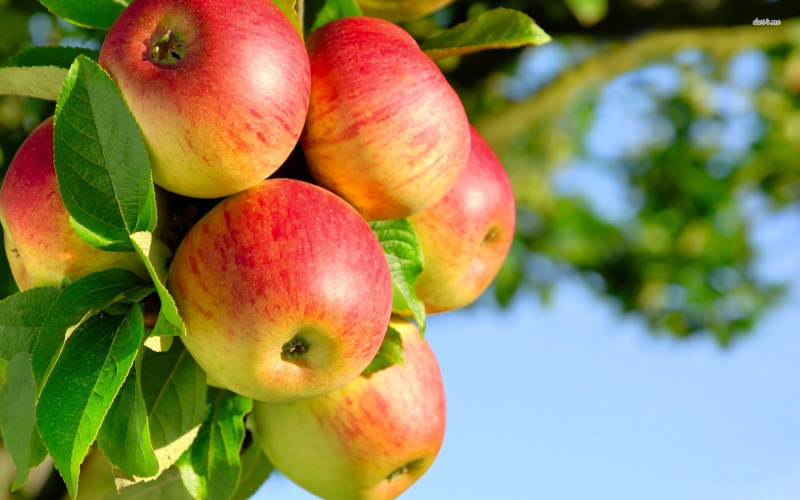
#> input picture Prak4/apple.jpg, 1600 x 1000 px (shown at 1/2 size)
$ python percobaan1.py
#> lines starting #> are read from the running program, lines starting #| are printed output that depends on the picture
# KUANTISASI CITRA
import cv2
import numpy as np

# membaca gambar
img = cv2.imread('apple.jpg')
#> img is the input picture: shape (1000, 1600, 3); mean B, G, R 88.8, 134.8, 144.3
# resize
img = cv2.resize(img, (600, 500))
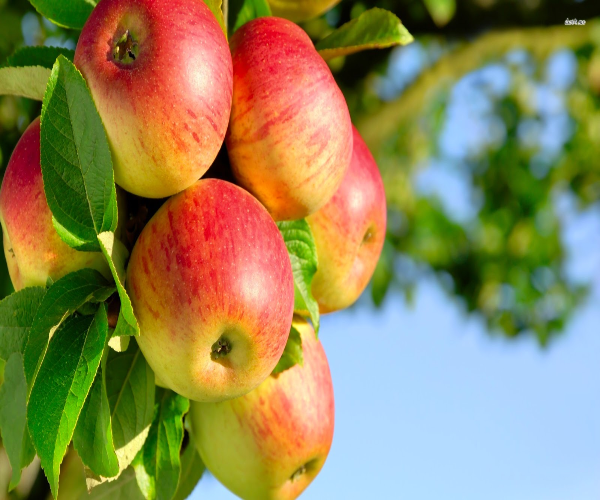
#> img: shape (500, 600, 3); mean B, G, R 88.8, 134.8, 144.3
height, width = img.shape[0], img.shape[1]
#> height = 500; width = 600

new_img = np.zeros((height, width, 3), np.uint8)

# the quantification level is 2
for i in range(height):
    for j in range(width):
        for k in range(3):
            if img[i, j][k] < 128:
                gray = 0
            else:
                gray = 128
            new_img[i, j][k] = np.uint8(gray)
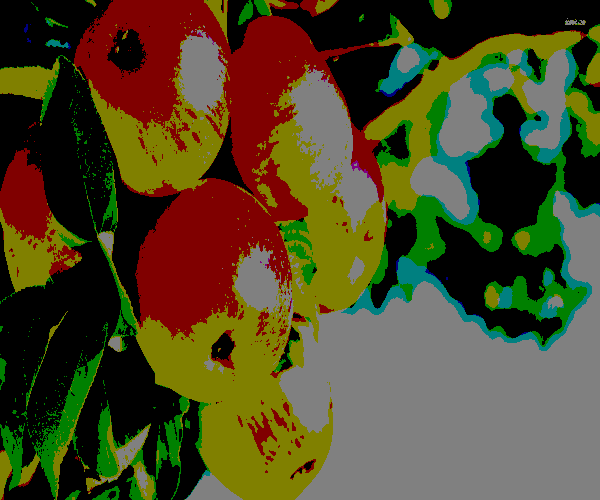
#> new_img: shape (500, 600, 3); mean of channels 0, 1, 2 37.6, 70.8, 77.3; drawn as B, G, R

# show image
cv2.imshow("Original Image", img)
cv2.imshow("Quantificated Image", new_img)

cv2.waitKey(0)
cv2.destroyAllWindows()
